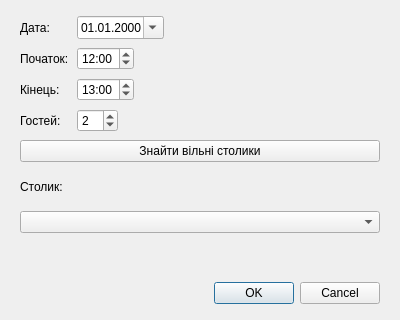
<?xml version="1.0" encoding="UTF-8"?>
<ui version="4.0">
 <class>ReservationDialog</class>
 <widget class="QDialog" name="ReservationDialog">
  <property name="geometry">
   <rect><x>0</x><y>0</y><width>400</width><height>320</height></rect>
  </property>
  <property name="windowTitle"><string>Бронювання столика</string></property>
  <property name="sizeGripEnabled"><bool>false</bool></property>
  <layout class="QVBoxLayout" name="verticalLayout">
   <property name="leftMargin"><number>20</number></property>
   <property name="topMargin"><number>16</number></property>
   <property name="rightMargin"><number>20</number></property>
   <property name="bottomMargin"><number>16</number></property>
   <property name="spacing"><number>8</number></property>
   <item>
    <layout class="QFormLayout" name="formLayout">
     <property name="fieldGrowthPolicy"><enum>QFormLayout::ExpandingFieldsGrow</enum></property>
     <property name="verticalSpacing"><number>8</number></property>
     <item row="0" column="0">
      <widget class="QLabel" name="label_date">
       <property name="text"><string>Дата:</string></property>
      </widget>
     </item>
     <item row="0" column="1">
      <widget class="QDateEdit" name="dateEdit">
       <property name="calendarPopup"><bool>true</bool></property>
       <property name="displayFormat"><string>dd.MM.yyyy</string></property>
      </widget>
     </item>
     <item row="1" column="0">
      <widget class="QLabel" name="label_start">
       <property name="text"><string>Початок:</string></property>
      </widget>
     </item>
     <item row="1" column="1">
      <widget class="QTimeEdit" name="startEdit">
       <property name="displayFormat"><string>HH:mm</string></property>
       <property name="time"><time><hour>12</hour><minute>0</minute><second>0</second></time></property>
      </widget>
     </item>
     <item row="2" column="0">
      <widget class="QLabel" name="label_end">
       <property name="text"><string>Кінець:</string></property>
      </widget>
     </item>
     <item row="2" column="1">
      <widget class="QTimeEdit" name="endEdit">
       <property name="displayFormat"><string>HH:mm</string></property>
       <property name="time"><time><hour>13</hour><minute>0</minute><second>0</second></time></property>
      </widget>
     </item>
     <item row="3" column="0">
      <widget class="QLabel" name="label_guests">
       <property name="text"><string>Гостей:</string></property>
      </widget>
     </item>
     <item row="3" column="1">
      <widget class="QSpinBox" name="guestSpin">
       <property name="minimum"><number>1</number></property>
       <property name="maximum"><number>20</number></property>
       <property name="value"><number>2</number></property>
      </widget>
     </item>
    </layout>
   </item>
   <item>
    <widget class="QPushButton" name="searchBtn">
     <property name="text"><string>Знайти вільні столики</string></property>
    </widget>
   </item>
   <item>
    <widget class="QLabel" name="tableLabel">
     <property name="text"><string>Столик:</string></property>
    </widget>
   </item>
   <item>
    <widget class="QComboBox" name="tableCombo">
     <property name="sizePolicy">
      <sizepolicy hsizetype="Expanding" vsizetype="Fixed">
       <horstretch>0</horstretch><verstretch>0</verstretch>
      </sizepolicy>
     </property>
    </widget>
   </item>
   <item>
    <widget class="QLabel" name="infoLabel">
     <property name="text"><string/></property>
     <property name="wordWrap"><bool>true</bool></property>
     <property name="styleSheet"><string>color: #888888; font-size: 10px;</string></property>
    </widget>
   </item>
   <item>
    <widget class="QDialogButtonBox" name="buttonBox">
     <property name="standardButtons">
      <set>QDialogButtonBox::Cancel|QDialogButtonBox::Ok</set>
     </property>
    </widget>
   </item>
  </layout>
 </widget>
 <resources/>
 <connections>
  <connection>
   <sender>buttonBox</sender><signal>accepted()</signal>
   <receiver>ReservationDialog</receiver><slot>accept()</slot>
   <hints><hint type="sourcelabel"><x>200</x><y>300</y></hint>
         <hint type="destinationlabel"><x>200</x><y>160</y></hint></hints>
  </connection>
  <connection>
   <sender>buttonBox</sender><signal>rejected()</signal>
   <receiver>ReservationDialog</receiver><slot>reject()</slot>
   <hints><hint type="sourcelabel"><x>200</x><y>300</y></hint>
         <hint type="destinationlabel"><x>200</x><y>160</y></hint></hints>
  </connection>
 </connections>
</ui>
